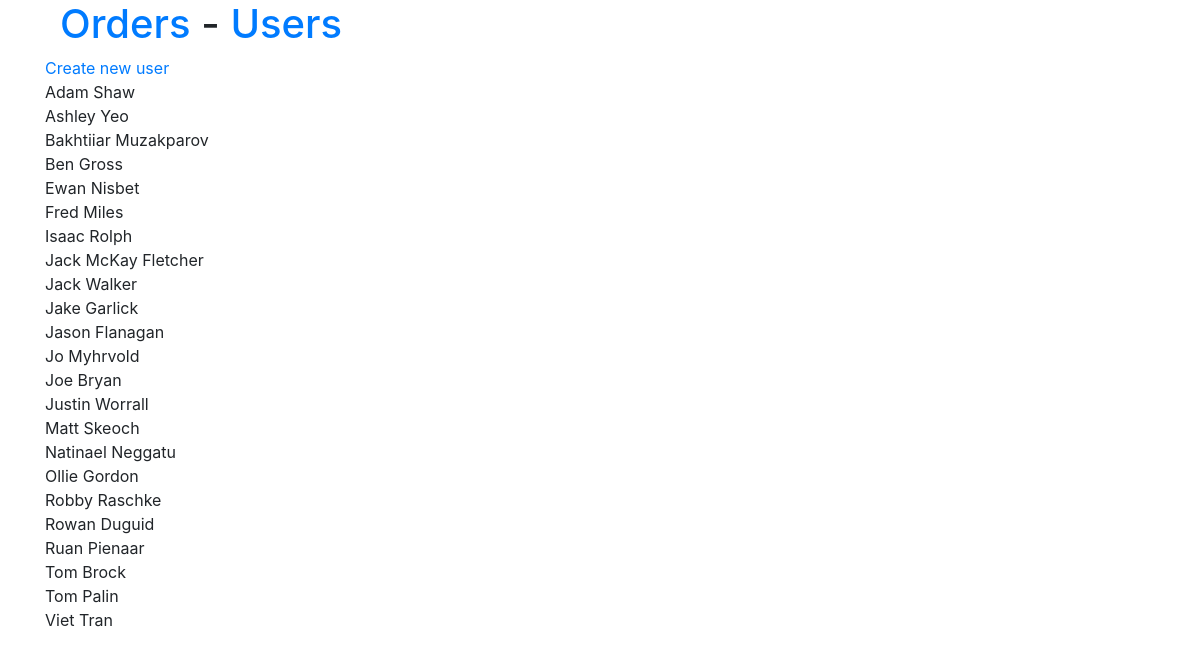
The page /users/list on the database its author committed.
### tables this page shows
CREATE TABLE users (
    username TEXT PRIMARY KEY
);

### grub/users.py (the view)
@bp.route('/list', methods=('GET', 'POST'))
def list():
    db = get_db()
    users = db.execute(
        'SELECT * FROM users ORDER BY username ASC'
    ).fetchall()
    return render_template('users/index.html', users=users)

### grub/db.py (called while the page is built)
def get_db():
    if 'db' not in g:
        g.db = sqlite3.connect(
            current_app.config['DATABASE'],
            detect_types=sqlite3.PARSE_DECLTYPES
        )
        g.db.row_factory = sqlite3.Row
    return g.db

### grub/templates/users/index.html
{% extends 'base.html' %}
{% block content %}
    <div><a href="{{ url_for('users.create') }}">Create new user</a></div>
    {% for user in users %}
        <div>{{ user['username'] }}</div>
    {% endfor %}
{% endblock %}

### grub/templates/base.html (shortened to what this page needs)
<!doctype html>
<html lang="en">
<head>
  <link rel="stylesheet" href="//code.jquery.com/ui/1.12.1/themes/base/jquery-ui.css">
  <link rel="stylesheet" href="//cdnjs.cloudflare.com/ajax/libs/timepicker/1.3.5/jquery.timepicker.min.css">
  <link rel="stylesheet" href="https://stackpath.bootstrapcdn.com/bootstrap/4.3.1/css/bootstrap.min.css">
  <link rel="stylesheet" href="{{ url_for('static', filename='style.css') }}">
</head>
<body>
  <div class="container">
    <div class="container">
        <h1><a href="{{ url_for('orders.index') }}">Orders</a> -
            <a href="{{ url_for('users.list') }}">Users</a></h1>
    </div>
    {% block content %}{% endblock %}
  </div>
</body>
</html>

### rows shown on the page
users: username "Adam Shaw"
users: username "Ashley Yeo"
users: username "Bakhtiiar Muzakparov"
users: username "Ben Gross"
users: username "Ewan Nisbet"
users: username "Fred Miles"
users: username "Isaac Rolph"
users: username "Jack McKay Fletcher"
users: username "Jack Walker"
users: username "Jake Garlick"
users: username "Jason Flanagan"
users: username "Jo Myhrvold"
users: username "Joe Bryan"
users: username "Justin Worrall"
users: username "Matt Skeoch"
users: username "Natinael Neggatu"
users: username "Ollie Gordon"
users: username "Robby Raschke"
users: username "Rowan Duguid"
users: username "Ruan Pienaar"
users: username "Tom Brock"
users: username "Tom Palin"
users: username "Viet Tran"
